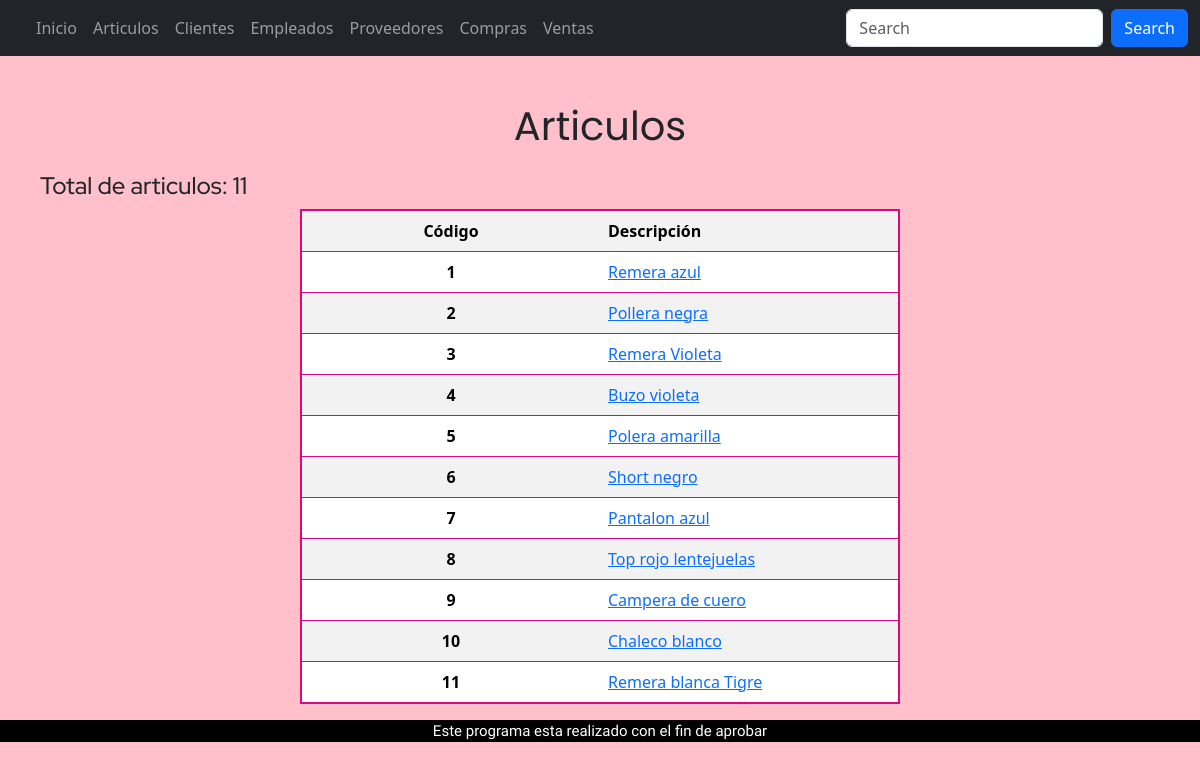
Page /tabla/ on the committed database.
### appRieVictoria/models.py (models this page shows, shortened)
class Articulos (models.Model):
    descripcion = models.CharField( max_length= 100,help_text= 'Descripcion del articulo')
    costo = models.DecimalField(max_digits=10, decimal_places=2)
    venta= models.DecimalField(max_digits=10, decimal_places=2)
    cantidad = models.BigIntegerField(help_text='Cantidad de articulos')
    talle = models.CharField(max_length=3)
    compras = models.ManyToManyField("Compras",related_name='articulos_comprados' , through="compraProd")
    ventas = models.ManyToManyField("Ventas" ,related_name='articulos_vendidos', through="ventaProd")
    tipoPrenda =models.ForeignKey("tipoPrenda", on_delete=models.CASCADE, default=1)

### appRieVictoria/views.py (the view)
def tabla(request):
    context = {'Articulos': Articulos.objects.all()}
    return render(request, 'tabla.html', context)

### proyectoRieVictoria/templates/tabla.html
{% extends "base.html" %}
{% block content %}
<div class="nombreTablas">
    <p >Articulos</p>
</div>
    <div class="descripcionArt">
        <h4>Total de articulos: {{Articulos|length}}</h4>
    </div>
    <div class="contenedorTabla">
        <div class="col-6">
    <div>
        <table class="table tablaBorde1 table-condensed table-striped">
            <tr>
                <th class="centrado">Código</th>
                <th >Descripción</th>
            </tr>
            {% for p in Articulos %}
                <tr>
                    <td class="centrado" >{{p.id}}</td>
                    <td><a href="/articulos/{{ p.id }}/">{{p.descripcion}}</a></td>
                </tr>
                {% endfor %}
        </table>
    </div>
    </div>
    </div>
{% endblock %}

### proyectoRieVictoria/static/estilos.css (style rules this page uses)
body { background-color: pink; }
.nombreTablas { font-family: 'Poppins', sans-serif; text-align: center; font-size: 40px; margin-top: 40px; }
.tablaBorde1 { border: 2px solid rgb(221, 8, 125); }
.tablaBorde1 td:first-child { font-weight: bold; }
.tablaBorde1 td:nth-child(2) { width: 50%; }
.contenedorTabla { display: flex; justify-content: center; }
.descripcionArt { font-family: 'Red Hat Display', sans-serif; margin-left: 40px; }
.centrado { text-align: center; }

### rows in the picture
Articulos: id "1", descripcion "Remera azul"
Articulos: id "2", descripcion "Pollera negra"
Articulos: id "3", descripcion "Remera Violeta"
Articulos: id "4", descripcion "Buzo violeta"
Articulos: id "5", descripcion "Polera amarilla"
Articulos: id "6", descripcion "Short negro"
Articulos: id "7", descripcion "Pantalon azul"
Articulos: id "8", descripcion "Top rojo lentejuelas"
Articulos: id "9", descripcion "Campera de cuero"
Articulos: id "10", descripcion "Chaleco blanco"
Articulos: id "11", descripcion "Remera blanca Tigre"

### other values in the picture
{{ Articulos|length }} "11"
